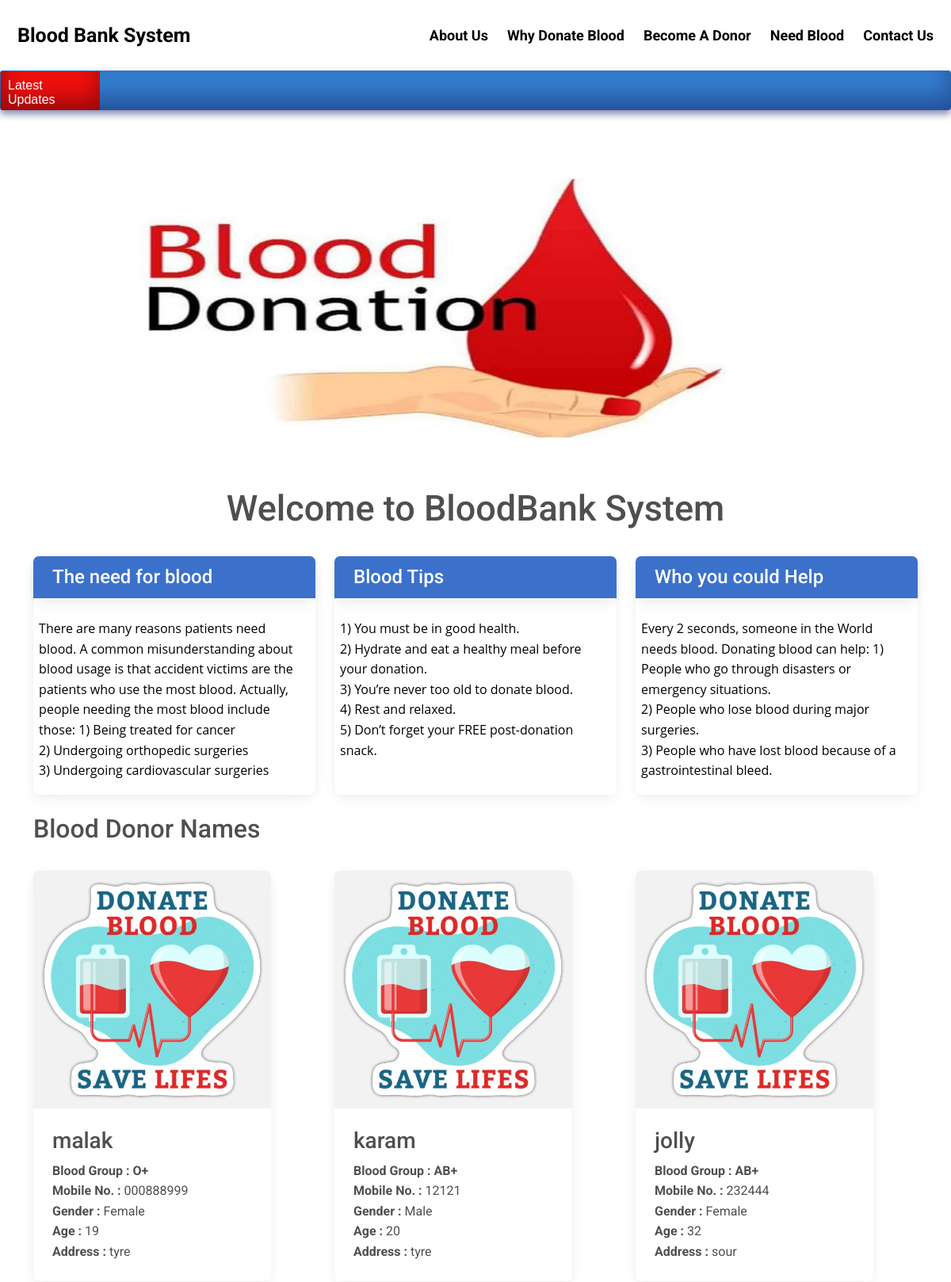
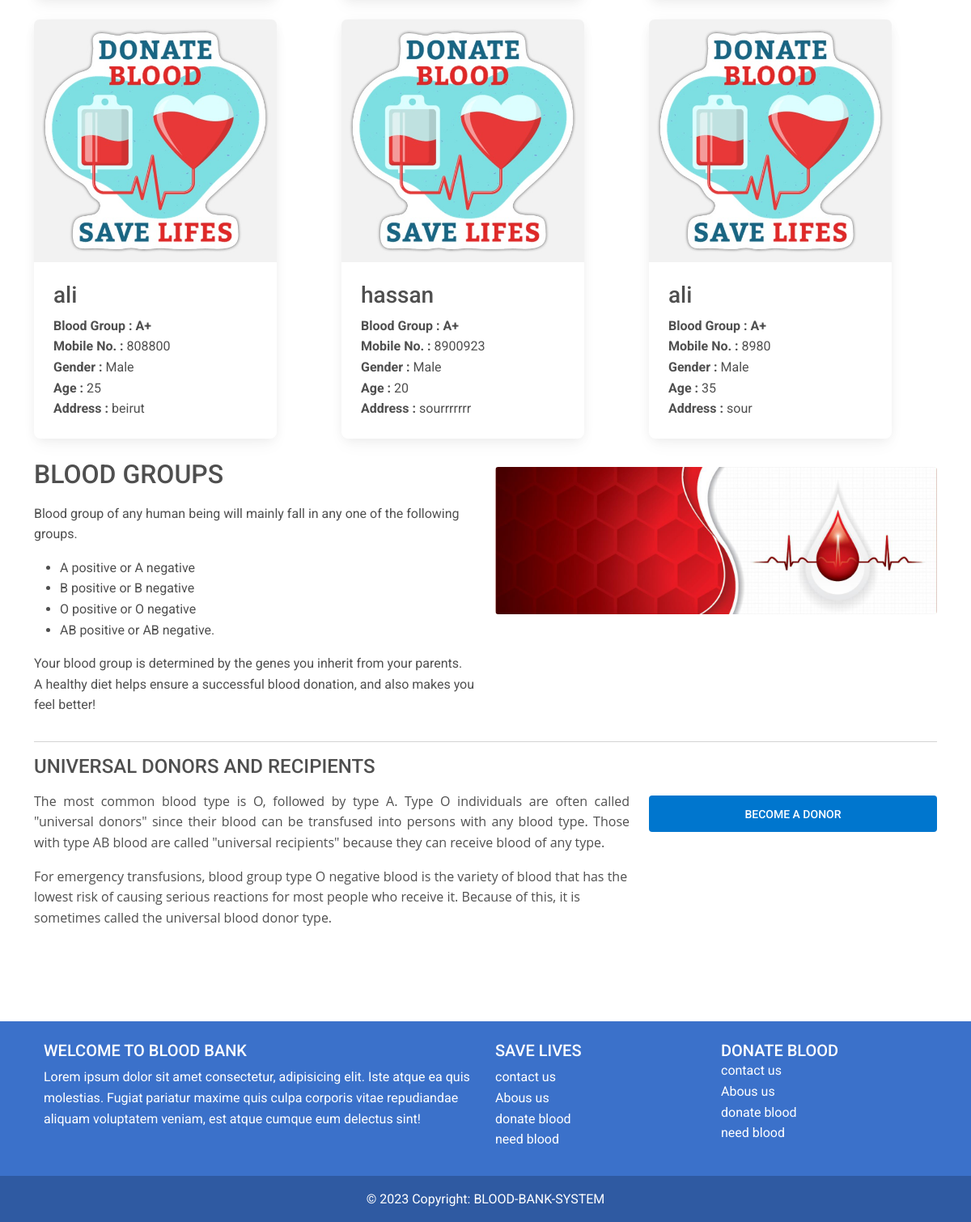
/client/index.php, run on the app's committed database (2 pictures, top to bottom).
### tables this page shows
CREATE TABLE `pages` (
  `page_id` int(11) NOT NULL,
  `page_name` varchar(255) NOT NULL,
  `page_type` varchar(50) DEFAULT NULL,
  `page_data` longtext NOT NULL
);

CREATE TABLE `donor_details` (
  `donor_id` int(11) NOT NULL,
  `donor_name` varchar(50) NOT NULL,
  `donor_number` varchar(10) NOT NULL,
  `donor_mail` varchar(50) NOT NULL,
  `donor_age` int(60) NOT NULL,
  `donor_gender` varchar(10) NOT NULL,
  `donor_blood` int(11) NOT NULL,
  `donor_address` varchar(100) NOT NULL
);

CREATE TABLE `blood` (
  `blood_id` int(11) NOT NULL,
  `blood_group` varchar(10) NOT NULL
);

### client/index.php (the view, shortened to what this page needs)
<!DOCTYPE html>
<html lang="en">
<head>
  <link rel="stylesheet" href="https://maxcdn.bootstrapcdn.com/bootstrap/4.5.2/css/bootstrap.min.css">
</head>
<body>
<div class="header">
<?php
$active="home";
include('head.php'); ?>
</div>
<?php include'ticker.php'; ?>
  <div id="page-container" style="margin-top:50px; position: relative;min-height: 84vh;   ">
    <div class="container">
    <div id="content-wrap"style="padding-bottom:75px;">
  <div id="demo" class="carousel slide" data-ride="carousel">
    <ul class="carousel-indicators">
      <li data-target="#demo" data-slide-to="0" class="active"></li>
      <li data-target="#demo" data-slide-to="1"></li>
    </ul>
    <div class="carousel-inner">
      <div class="carousel-item active">
        <img src="image\b4.jpg" alt="image\_107317099_blooddonor976.jpg" width="100%" height="400">
      </div>
    </div>
    <a class="carousel-control-prev" href="#demo" data-slide="prev">
      <span class="carousel-control-prev-icon"></span>
    </a>
    <a class="carousel-control-next" href="#demo" data-slide="next">
      <span class="carousel-control-next-icon"></span>
    </a>
  </div>
<br>
        <h1 style="text-align:center;font-size:45px;">Welcome to BloodBank System</h1>
<br>
        <div class="row">
            <div class="col-lg-4 mb-4" >
                <div class="card">
                    <h4 class="card-header card bg-primary text-white" >The need for blood</h4>
                        <p class="card-body overflow-auto" style="padding-left:2%;height:230px;text-align:left;">
                          <?php
                            include 'conn.php';
                            $sql= "select * from pages where page_type='needforblood'";
                            $result=mysqli_query($conn,$sql);
                            if(mysqli_num_rows($result)>0)   {
                                while($row = mysqli_fetch_assoc($result)) {
                                  echo $row['page_data'];
                                }
                              }
                           ?>
                         </p>
                </div>
            </div>
            <div class="col-lg-4 mb-4">
                <div class="card">
                    <h4 class="card-header card bg-primary text-white">Blood Tips</h4>
                    <p class="card-body overflow-auto" style="padding-left:2%;height:230px;text-align:left;">
                      <?php
                        $sql="select * from pages where page_type='bloodtips'";
                        $result=mysqli_query($conn,$sql);
                        if(mysqli_num_rows($result)>0)   {
                            while($row = mysqli_fetch_assoc($result)) {
                              echo $row['page_data'];
                            }
                          }
                       ?>
                     </p>
                        </div>
            </div>
            <div class="col-lg-4 mb-4">
                <div class="card">
                    <h4 class="card-header card bg-primary text-white" >Who you could Help</h4>
                    <p class="card-body overflow-auto" style="padding-left:2%;height:230px;text-align:left;">
                      <?php
                       $sql= "select * from pages where page_type='whoyouhelp'";
                        $result=mysqli_query($conn,$sql);
                        if(mysqli_num_rows($result)>0)   {
                            while($row = mysqli_fetch_assoc($result)) {
                              echo $row['page_data'];
                            }
                          }
                       ?>
                     </p>
                        </div>
            </div>
</div>
        <h2>Blood Donor Names</h2>
        <div class="row">
          <?php
            $sql= "select * from donor_details join blood where donor_details.donor_blood=blood.blood_id order by rand() limit 6";
            $result=mysqli_query($conn,$sql);
            if(mysqli_num_rows($result)>0)
            {
            while($row = mysqli_fetch_assoc($result)) {
           ?>
            <div class="col-lg-4 col-sm-6 portfolio-item" ><br>
            <div class="card" style="width:300px">
                <img class="card-img-top" src="image\donateBloodLogo.jpg" alt="Card image" style="width:100%;height:300px">
                <div class="card-body">
                  <h3 class="card-title"><?php echo $row['donor_name']; ?></h3>
                  <p class="card-text">
                    <b>Blood Group : </b> <b><?php echo $row['blood_group']; ?></b><br>
                    <b>Mobile No. : </b> <?php echo $row['donor_number']; ?><br>
                    <b>Gender : </b><?php echo $row['donor_gender']; ?><br>
                    <b>Age : </b> <?php echo $row['donor_age']; ?><br>
                    <b>Address : </b> <?php echo $row['donor_address']; ?><br>
                  </p>
                </div>
              </div>
        </div>
      <?php }} ?>
</div>
<br>
        <div class="row">
            <div class="col-lg-6">
                <h2>BLOOD GROUPS</h2>
                <p>
                  <?php
                   $sql= "select * from pages where page_type='bloodgroups'";
                    $result=mysqli_query($conn,$sql);
                    if(mysqli_num_rows($result)>0)   {
                        while($row = mysqli_fetch_assoc($result)) {
                          echo $row['page_data'];
                        }
                      }
                   ?></p>
            </div>
            <div class="col-lg-6">
                <img class="img-fluid rounded" src="image\bld.jpg" alt="" style="margin-top: 10px;">
            </div>
        </div>
        <hr>
        <div class="row mb-4">
            <div class="col-md-8">
            <h4>UNIVERSAL DONORS AND RECIPIENTS</h4>
            <p>
              <?php
               $sql= "select * from pages where page_type='universal'";
                $result=mysqli_query($conn,$sql);
                if(mysqli_num_rows($result)>0)   {
                    while($row = mysqli_fetch_assoc($result)) {
                      echo $row['page_data'];
                    }
                  }
               ?></p>
              </div>
            <div class="col-md-4">
                <a class="btn btn-lg btn-secondary btn-block" href="donate_blood.php" style="text-align:center; background-color: #0076CE;
;color:white ;margin-top:50px">Become a Donor </a>
            </div>
        </div>
    </div>
  </div>
  <?php include('footer.php');?>
</div>
</body>
</html>

### client/head.php (shortened to what this page needs)
<!DOCTYPE html>
<html lang="en">
<head>
</head>
<body>
<header>
  <div class="header">
  <a href="index.php" class="logo"<?php if($active=='home') echo "class='logo2'"; ?>>Blood Bank System </a>
    <div class="header-right">
    <a href="about_us.php"  <?php if($active=='about') echo "class='act'"; ?> >About Us</a>
    <a href="why_donate_blood.php"  <?php if($active=='why') echo "class='act'"; ?>>Why Donate Blood</a>
      <a href="donate_blood.php"  <?php if($active=='donate') echo "class='act'"; ?>>Become A Donor</a>
      <a href="need_blood.php" <?php if($active=='need') echo "class='act'"; ?>>Need Blood</a>
      <a href="contact_us.php" <?php if($active=='contact') echo "class='act'"; ?>>Contact Us</a>
    </div>
  </div>
  </header>
</body>
</html>

### client/ticker.php (shortened to what this page needs)
<html>
<head>
</head>
<body>
<div class="news blue">
<span style="background-color:#F60F0F;width:125px;height:50px">Latest Updates</span>
</div>
</body>
</head>
</html>

### client/footer.php (shortened to what this page needs)
<!DOCTYPE html>
<html lang="en">
<head>
  <link
      href="https://cdn.jsdelivr.net/npm/remixicon@3.2.0/fonts/remixicon.css"
      rel="stylesheet"
    />
    <link
    href="https://cdnjs.cloudflare.com/ajax/libs/mdb-ui-kit/6.3.1/mdb.min.css"
    rel="stylesheet"
  />
<link
href="https://cdnjs.cloudflare.com/ajax/libs/font-awesome/6.0.0/css/all.min.css"
rel="stylesheet"
/>
</head>
</head>
<body>
<footer class="bg-primary text-white text-center text-lg-start">
  <div class="container p-4">
    <div class="row">
      <div class="col-lg-6 col-md-12 mb-4 mb-md-0">
        <h5 class="text-uppercase">Welcome to BLOOD BANK</h5>
        <p>
          Lorem ipsum dolor sit amet consectetur, adipisicing elit. Iste atque ea quis
          molestias. Fugiat pariatur maxime quis culpa corporis vitae repudiandae aliquam
          voluptatem veniam, est atque cumque eum delectus sint!
        </p>
      </div>
      <div class="col-lg-3 col-md-6 mb-4 mb-md-0">
        <h5 class="text-uppercase">Save Lives</h5>
        <ul class="list-unstyled mb-0">
        <li>
            <a href="contact_us.php" class="text-white">contact us</a>
          </li>
          <li>
            <a href="about_us.php" class="text-white">Abous us</a>
          </li>
          <li>
            <a href="donate_blood.php" class="text-white">donate blood</a>
          </li>
          <li>
            <a href="need_blood.php" class="text-white">need blood</a>
          </li>
        </ul>
      </div>
      <div class="col-lg-3 col-md-6 mb-4 mb-md-0">
        <h5 class="text-uppercase mb-0">Donate Blood</h5>
        <ul class="list-unstyled">
          <li>
            <a href="contact_us.php" class="text-white">contact us</a>
          </li>
          <li>
            <a href="about_us.php" class="text-white">Abous us</a>
          </li>
          <li>
            <a href="donate_blood.php" class="text-white">donate blood</a>
          </li>
          <li>
            <a href="need_blood.php" class="text-white">need blood</a>
          </li>
        </ul>
      </div>
    </div>
  </div>
  <div class="text-center p-3" style="background-color: rgba(0, 0, 0, 0.2);">
    © 2023 Copyright:
    <a class="text-white" href="index.php">BLOOD-BANK-SYSTEM</a>
  </div>
</footer>
</body>
</html>

### client/head.php (style rules this page uses)
.header { overflow:hidden; background: white; top: 0; width:100%; padding: 10px 5px; color:black ; }
.header a { float: left; color: black; text-align: center; padding: 12px; text-decoration: none; font-size: 18px; line-height: 25px; border-radius: 4px; font-weight:bold; }
.header a.logo { font-size: 25px; font-weight: bold; color:black ; }
.header-right { float: right; }

### client/ticker.php (style rules this page uses)
.blue { background: #347fd0; }
.news { box-shadow: inset 0 -15px 30px rgba(10,4,60,0.4), 0 5px 10px rgba(10,20,100,0.5); width: 100%; height:50px; margin-top:0px; overflow: hidden; border-radius: 4px; padding: 1px; }
.news span { float: left; color: #fff; padding: 9px; position: relative; top: 1%; box-shadow: inset 0 -15px 30px rgba(0,0,0,0.4); font: 16px 'Raleway', Helvetica, Arial, sans-serif; -webkit-font-smoothing: antialiased; cursor: pointer; }

### data on the page
pages: page_data "There are many reasons patients need blood. A common misunderstanding about blood usage is that accident victims are the patients who use the most blood. Actually, people needing the most blood include those: 1) Being treated for cancer 2) Undergoing orthopedic surgeries 3) Undergoing cardiovascular surgeries"
pages: page_data "1) You must be in good health. 2) Hydrate and eat a healthy meal before your donation. 3) You’re never too old to donate blood. 4) Rest and relaxed. 5) Don’t forget your FREE post-donation snack."
pages: page_data "Every 2 seconds, someone in the World needs blood. Donating blood can help: 1) People who go through disasters or emergency situations. 2) People who lose blood during major surgeries. 3) People who have lost blood because of a gastrointestinal bleed."
donor_details: donor_name "malak", donor_blood.blood_group "O+", donor_number "000888999", donor_gender "Female", donor_age "19", donor_address "tyre"
donor_details: donor_name "karam", donor_blood.blood_group "AB+", donor_number "12121", donor_gender "Male", donor_age "20", donor_address "tyre"
donor_details: donor_name "jolly", donor_blood.blood_group "AB+", donor_number "232444", donor_gender "Female", donor_age "32", donor_address "sour"
donor_details: donor_name "ali", donor_blood.blood_group "A+", donor_number "808800", donor_gender "Male", donor_age "25", donor_address "beirut"
donor_details: donor_name "hassan", donor_blood.blood_group "A+", donor_number "8900923", donor_gender "Male", donor_age "20", donor_address "sourrrrrrr"
donor_details: donor_name "ali", donor_blood.blood_group "A+", donor_number "8980", donor_gender "Male", donor_age "35", donor_address "sour"
pages: page_data "Blood group of any human being will mainly fall in any one of the following groups. A positive or A negative B positive or B negative O positive or O negative AB positive or AB negative. Your blood group is determined by the genes you inherit from your parents. A healthy diet helps ensure a successful blood donation, and also makes you feel better!"
pages: page_data "The most common blood type is O, followed by type A. Type O individuals are often called \"universal donors\" since their blood can be transfused into persons with any blood type. Those with type AB blood are called \"universal recipients\" because they can receive blood of any type. For emergency transfusions, blood group type O negative blood is the variety of blood that has the lowest risk of causing serious reactions for most people who receive it. Because of this, it is sometimes called the universal blood donor type."
